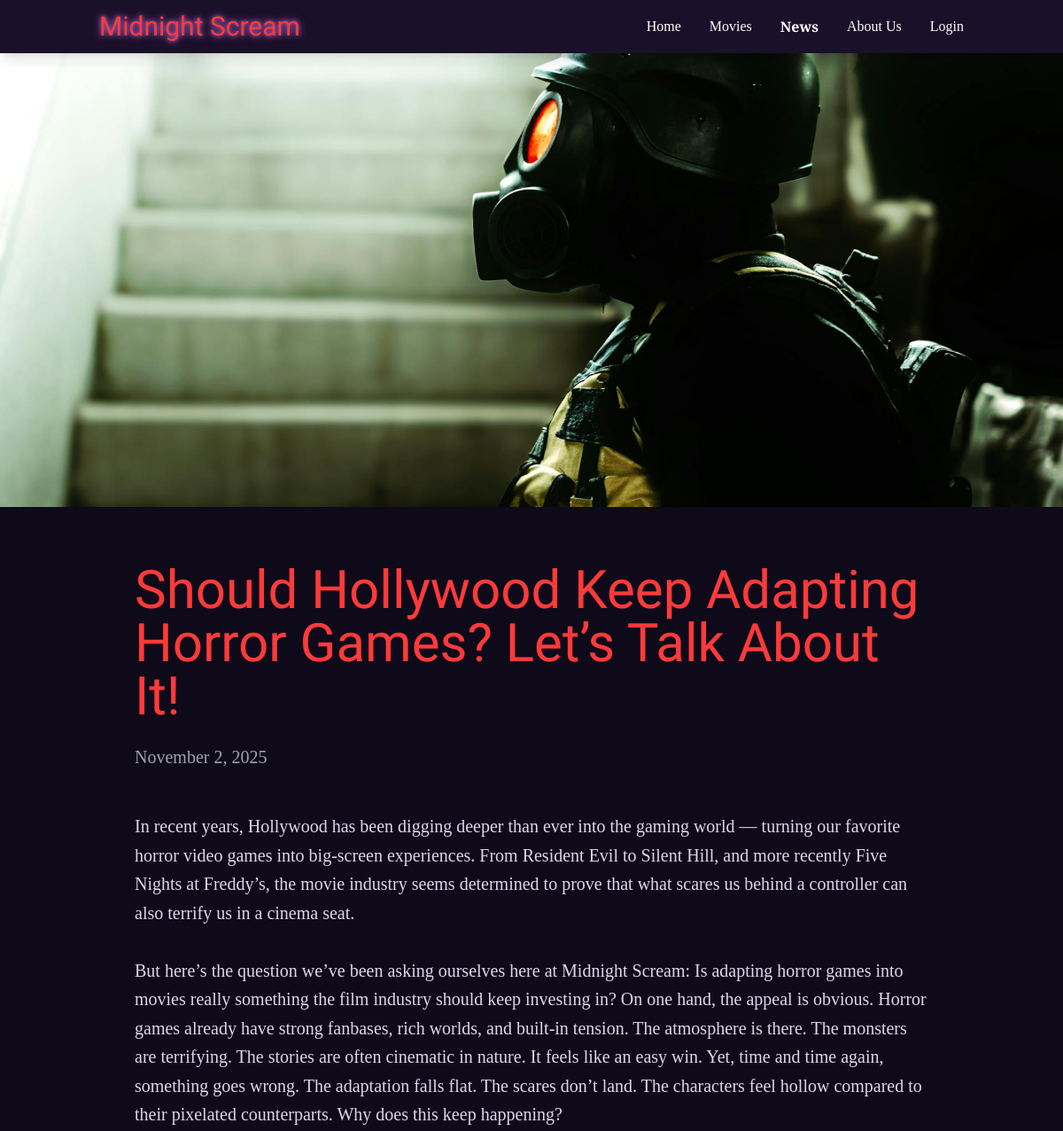
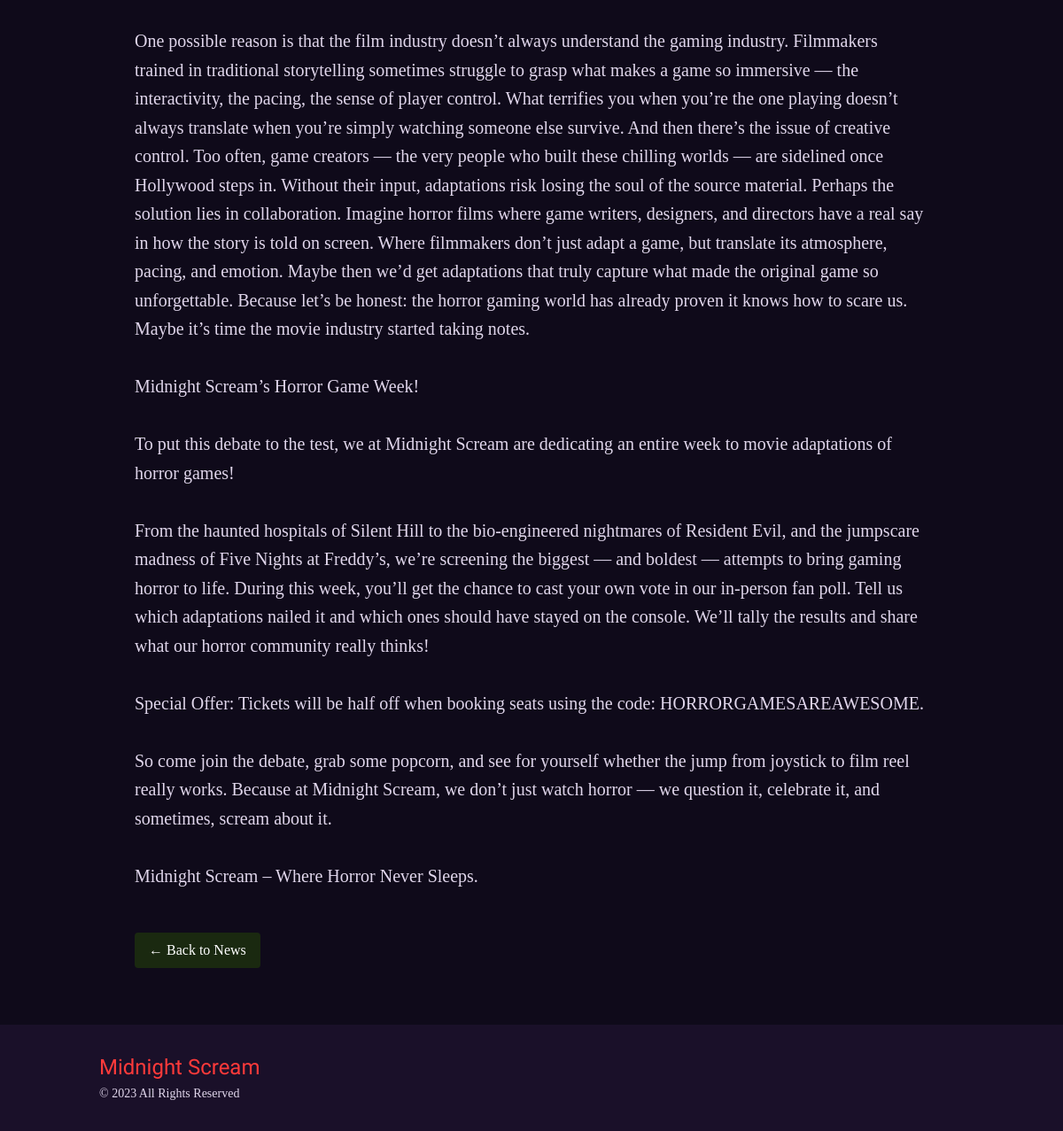
The page /article.php?id=9 on the database its author committed (2 pictures, top to bottom).
### tables this page shows
CREATE TABLE News(
    news_id INT NOT NULL AUTO_INCREMENT PRIMARY KEY,
    release_date DATE NOT NULL,
    title VARCHAR(200) NOT NULL,
    content TEXT NOT NULL,
    banner_img VARCHAR(255) NOT NULL
);

### classes/UserSessionHandler.php (called while the page is built, shortened)
<?php
class UserSessionHandler
{
    public function logged_in()
    {
        return isset($_SESSION['user_id']);
    }
}

### classes/DatabaseCon.php (called while the page is built, shortened)
<?php
class DatabaseCon {
    public function __construct()
    {
        try
        {
            $this -> databaseCon = new PDO(DB_HOST, DB_USER, DB_PASS);
            return $this -> databaseCon;
        }
        catch (PDOException $error)
        {
            echo "Encountered an error: ". $error->getMessage() . "<br/>";
            die();
        }
    }
}

### classes/NewsDisplay.php (called while the page is built, shortened)
<?php
class NewsDisplay
{
    private $conn;
    public function __construct()
    {
        $db = new DatabaseCon();
        $this->conn = $db->databaseCon;
    }
    public function getNewsById($id)
    {
        $sql = "SELECT * FROM News WHERE news_id = :id";
        $stmt = $this->conn->prepare($sql);
        $stmt->bindParam(":id", $id, PDO::PARAM_INT);
        $stmt->execute();
        return $stmt->fetch(PDO::FETCH_ASSOC);
    }
}

### article.php (the view, shortened to what this page needs)
<?php
$session = new UserSessionHandler();
$isLoggedIn = $session->logged_in();
$newsDisplay = new NewsDisplay();
$article = $newsDisplay->getNewsById($_GET['id']);
$img = $article['banner_img'];
if (empty($img)) {
    $bannerPath = "images/news/placeholder.jpg";
} elseif (preg_match('/^https?:\/\//', $img)) {
    $bannerPath = $img;
} else {
    $bannerPath = "images/news/" . ltrim($img, "/");
}
$formattedDate = date("F j, Y", strtotime($article['release_date']));
?>
<!DOCTYPE html>
<html lang="en">
<head>
    <script src="https://cdn.tailwindcss.com"></script>
</head>
<body class="min-h-screen">
<nav class="purple-dark sticky top-0 z-50 shadow-lg">
    <div class="container mx-auto px-6 py-3">
        <div class="flex items-center justify-between">
            <a href="index.php" class="horror-font text-3xl blood-red glow">Midnight Scream</a>
            <div class="hidden md:flex items-center space-x-8">
                <a href="index.php" class="text-white hover:text-purple-300">Home</a>
                <a href="movies.php" class="text-white hover:text-purple-300">Movies</a>
                <a href="news.php" class="text-white font-bold">News</a>
                <a href="about.php" class="text-white hover:text-purple-300">About Us</a>
                <?php if ($isLoggedIn): ?>
                    <a href="profile.php" class="text-white hover:text-purple-300">Profile</a>
                <?php else: ?>
                    <a href="login.php" class="text-white hover:text-purple-300">Login</a>
                <?php endif; ?>
            </div>
        </div>
    </div>
</nav>
<section class="py-0">
    <div class="w-full h-[32rem] bg-cover bg-center"
         style="background-image: url('<?= htmlspecialchars($bannerPath) ?>');">
    </div>
    <div class="container mx-auto px-8 lg:px-16 max-w-5xl py-16">
        <h1 class="horror-font text-5xl md:text-6xl blood-red mb-6">
            <?= htmlspecialchars($article['title']) ?>
        </h1>
        <p class="text-gray-400 mb-12 text-xl">
            <?= $formattedDate ?>
        </p>
        <div class="prose max-w-none text-xl leading-relaxed">
            <?= nl2br(htmlspecialchars($article['content'])) ?>
        </div>
        <div class="mt-12">
            <a href="news.php"
               class="inline-block moss-green hover:bg-green-900 text-white py-2 px-4 rounded transition duration-300">
                ← Back to News
            </a>
        </div>
    </div>
</section>
<footer class="purple-dark py-8">
    <div class="container mx-auto px-6 text-center md:text-left">
        <span class="horror-font text-2xl blood-red">Midnight Scream</span>
        <p class="text-sm mt-1">© 2023 All Rights Reserved</p>
    </div>
</footer>
</body>
</html>

### article.php (style rules this page uses)
body { font-family: 'EB Garamond', serif; background-color: #0f0a1a; color: #e0d6eb; }
.horror-font { font-family: 'Creepster', cursive; }
.purple-dark { background-color: #1a1029; }
.moss-green { background-color: #1a2910; }
.blood-red { color: #ff3a3a; }
.glow { text-shadow: 0 0 5px #9b59b6, 0 0 10px #9b59b6; }

### rows shown on the page
news: banner_img (picture), title "Should Hollywood Keep Adapting Horror Games? Let’s Talk About It!", release_date "November 2, 2025", content "In recent years, Hollywood has been digging deeper than ever into the gaming world — turning our favorite horror video games into big-screen experiences. From Resident Evil to Silent Hill, and more recently Five Nights at Freddy’s, the movie industry seems determined to prove that what scares us behind a controller can also terrify us in a cinema seat. But here’s the question we’ve been asking ourselves here at Midnight Scream: Is adapting horror games into movies really something the film industry should keep investing in? On one hand, the appeal is obvious. Horror games already have strong fanbases, rich worlds, and built-in tension. The atmosphere is there. The monsters are terrifying.…"
